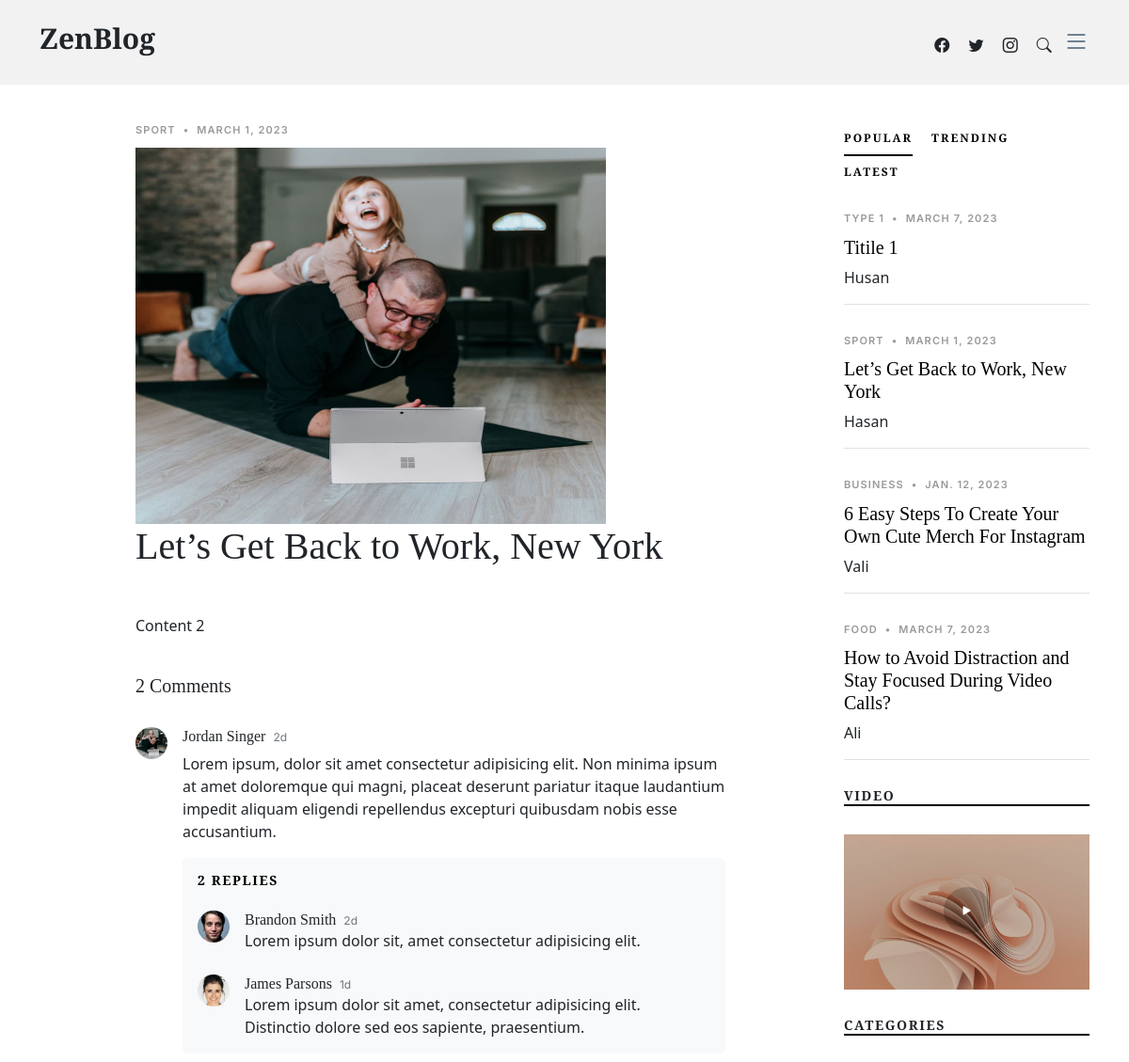
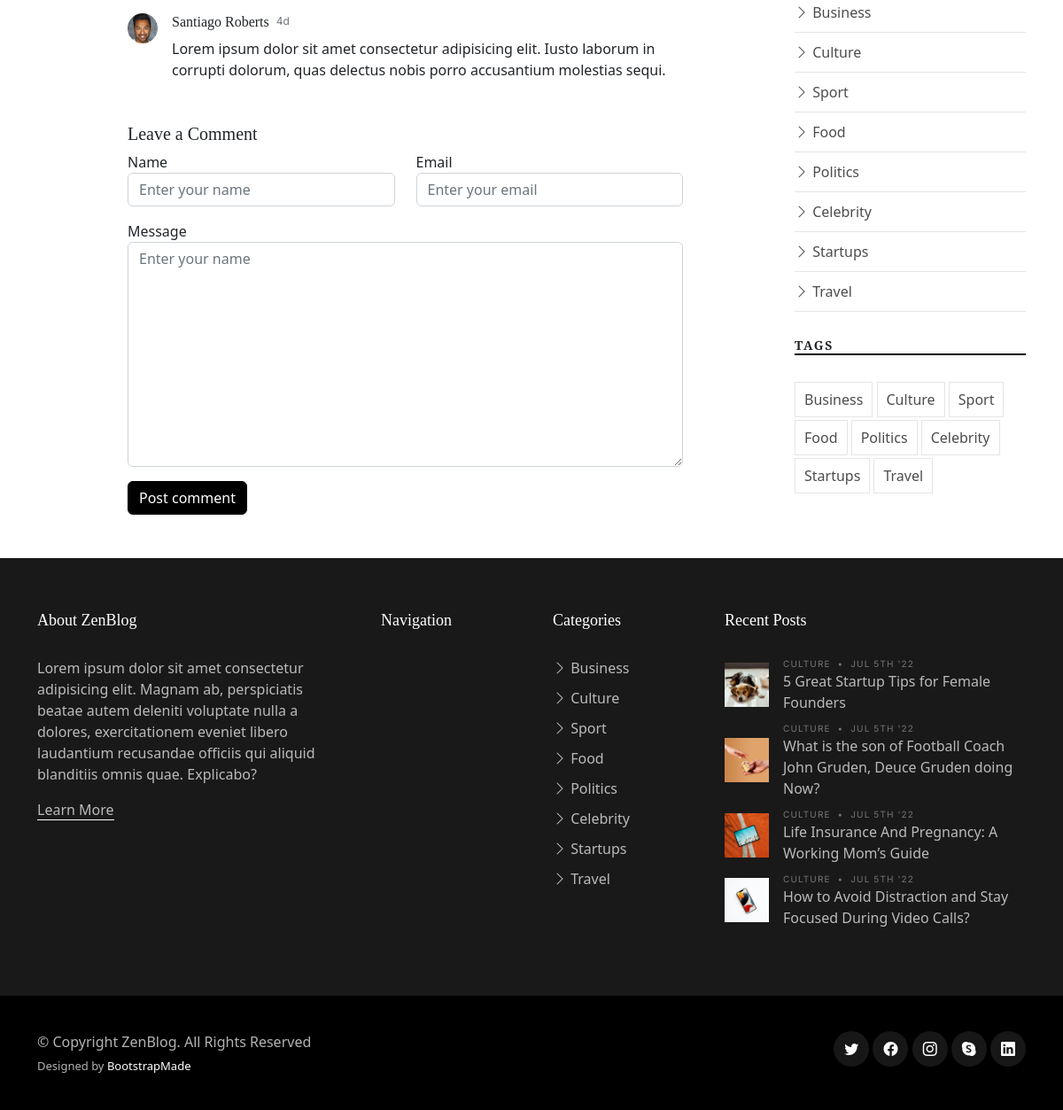
Page /single-post/2 on the committed database (2 pictures, top to bottom).
### main/models.py (models this page shows, shortened)
class Blog(models.Model):
    title = models.CharField(max_length=100)
    type = models.CharField(max_length=100)
    date = models.DateField(default=datetime.date.today())
    img = models.ImageField()
    content = models.TextField()
    author = models.CharField(max_length=100, default='')

### main/views.py (the view)
# urls.py: path('single-post/<int:pk>', singlepost, name='singlepost')
def singlepost(request, pk):
    blogs = Blog.objects.all()
    oneblog = Blog.objects.get(pk=pk)
    context = {
        'oneblog': oneblog,
        'blogs': blogs
    }
    return render(request, 'main/single-post.html', context)

### main/templates/main/single-post.html (shortened to what this page needs)
{% extends 'main/base.html' %}
{% block content %}
<main id="main">
    <section class="single-post-content">
      <div class="container">
        <div class="row">
          <div class="col-md-9 post-content" data-aos="fade-up">
            <div class="single-post">
              <div class="post-meta"><span class="date">{{oneblog.type}}</span> <span class="mx-1">&bullet;</span> <span>{{oneblog.date}}</span></div>
              <img src="{{oneblog.img.url}}" width="500" height="400">
              <h1 class="mb-5">{{oneblog.title}}</h1>
              <p>{{oneblog.content}}</p>
            </div>
            <div class="comments">
              <h5 class="comment-title py-4">2 Comments</h5>
              <div class="comment d-flex mb-4">
                <div class="flex-shrink-0">
                  <div class="avatar avatar-sm rounded-circle">
                    <img class="avatar-img img-fluid" src="{{oneblog.img.url}}" alt="" >
                  </div>
                </div>
                <div class="flex-grow-1 ms-2 ms-sm-3">
                  <div class="comment-meta d-flex align-items-baseline">
                    <h6 class="me-2">Jordan Singer</h6>
                    <span class="text-muted">2d</span>
                  </div>
                  <div class="comment-body">
                    Lorem ipsum, dolor sit amet consectetur adipisicing elit. Non minima ipsum at amet doloremque qui magni, placeat deserunt pariatur itaque laudantium impedit aliquam eligendi repellendus excepturi quibusdam nobis esse accusantium.
                  </div>
                  <div class="comment-replies bg-light p-3 mt-3 rounded">
                    <h6 class="comment-replies-title mb-4 text-muted text-uppercase">2 replies</h6>
                    <div class="reply d-flex mb-4">
                      <div class="flex-shrink-0">
                        <div class="avatar avatar-sm rounded-circle">
                          <img class="avatar-img" src="assets/img/person-4.jpg" alt="" class="img-fluid">
                        </div>
                      </div>
                      <div class="flex-grow-1 ms-2 ms-sm-3">
                        <div class="reply-meta d-flex align-items-baseline">
                          <h6 class="mb-0 me-2">Brandon Smith</h6>
                          <span class="text-muted">2d</span>
                        </div>
                        <div class="reply-body">
                          Lorem ipsum dolor sit, amet consectetur adipisicing elit.
                        </div>
                      </div>
                    </div>
                    <div class="reply d-flex">
                      <div class="flex-shrink-0">
                        <div class="avatar avatar-sm rounded-circle">
                          <img class="avatar-img" src="assets/img/person-3.jpg" alt="" class="img-fluid">
                        </div>
                      </div>
                      <div class="flex-grow-1 ms-2 ms-sm-3">
                        <div class="reply-meta d-flex align-items-baseline">
                          <h6 class="mb-0 me-2">James Parsons</h6>
                          <span class="text-muted">1d</span>
                        </div>
                        <div class="reply-body">
                          Lorem ipsum dolor sit amet, consectetur adipisicing elit. Distinctio dolore sed eos sapiente, praesentium.
                        </div>
                      </div>
                    </div>
                  </div>
                </div>
              </div>
              <div class="comment d-flex">
                <div class="flex-shrink-0">
                  <div class="avatar avatar-sm rounded-circle">
                    <img class="avatar-img" src="assets/img/person-2.jpg" alt="" class="img-fluid">
                  </div>
                </div>
                <div class="flex-shrink-1 ms-2 ms-sm-3">
                  <div class="comment-meta d-flex">
                    <h6 class="me-2">Santiago Roberts</h6>
                    <span class="text-muted">4d</span>
                  </div>
                  <div class="comment-body">
                    Lorem ipsum dolor sit amet consectetur adipisicing elit. Iusto laborum in corrupti dolorum, quas delectus nobis porro accusantium molestias sequi.
                  </div>
                </div>
              </div>
            </div>
            <div class="row justify-content-center mt-5">
              <div class="col-lg-12">
                <h5 class="comment-title">Leave a Comment</h5>
                <div class="row">
                  <div class="col-lg-6 mb-3">
                    <label for="comment-name">Name</label>
                    <input type="text" class="form-control" id="comment-name" placeholder="Enter your name">
                  </div>
                  <div class="col-lg-6 mb-3">
                    <label for="comment-email">Email</label>
                    <input type="text" class="form-control" id="comment-email" placeholder="Enter your email">
                  </div>
                  <div class="col-12 mb-3">
                    <label for="comment-message">Message</label>
                    <textarea class="form-control" id="comment-message" placeholder="Enter your name" cols="30" rows="10"></textarea>
                  </div>
                  <div class="col-12">
                    <input type="submit" class="btn btn-primary" value="Post comment">
                  </div>
                </div>
              </div>
            </div>
          </div>
          <div class="col-md-3">
            <div class="aside-block">
              <ul class="nav nav-pills custom-tab-nav mb-4" id="pills-tab" role="tablist">
                <li class="nav-item" role="presentation">
                  <button class="nav-link active" id="pills-popular-tab" data-bs-toggle="pill" data-bs-target="#pills-popular" type="button" role="tab" aria-controls="pills-popular" aria-selected="true">Popular</button>
                </li>
                <li class="nav-item" role="presentation">
                  <button class="nav-link" id="pills-trending-tab" data-bs-toggle="pill" data-bs-target="#pills-trending" type="button" role="tab" aria-controls="pills-trending" aria-selected="false">Trending</button>
                </li>
                <li class="nav-item" role="presentation">
                  <button class="nav-link" id="pills-latest-tab" data-bs-toggle="pill" data-bs-target="#pills-latest" type="button" role="tab" aria-controls="pills-latest" aria-selected="false">Latest</button>
                </li>
              </ul>
              <div class="tab-content" id="pills-tabContent">
                <div class="tab-pane fade show active" id="pills-popular" role="tabpanel" aria-labelledby="pills-popular-tab">
                  {% for i in blogs %}
                  <div class="post-entry-1 border-bottom">
                    <div class="post-meta"><span class="date">{{i.type}}</span> <span class="mx-1">&bullet;</span> <span>{{i.date}}</span></div>
                    <h2 class="mb-2"><a href="{% url 'singlepost' i.id %}">{{i.title}}</a></h2>
                    <span class="author mb-3 d-block">{{i.author}}</span>
                  </div>
                  {% endfor %}
                </div>
              </div>
            </div>
            <div class="aside-block">
              <h3 class="aside-title">Video</h3>
              <div class="video-post">
                <a href="https://www.youtube.com/watch?v=AiFfDjmd0jU" class="glightbox link-video">
                  <span class="bi-play-fill"></span>
                  <img src="assets/img/post-landscape-5.jpg" alt="" class="img-fluid">
                </a>
              </div>
            </div>
            <div class="aside-block">
              <h3 class="aside-title">Categories</h3>
              <ul class="aside-links list-unstyled">
                <li><a href="category.html"><i class="bi bi-chevron-right"></i> Business</a></li>
                <li><a href="category.html"><i class="bi bi-chevron-right"></i> Culture</a></li>
                <li><a href="category.html"><i class="bi bi-chevron-right"></i> Sport</a></li>
                <li><a href="category.html"><i class="bi bi-chevron-right"></i> Food</a></li>
                <li><a href="category.html"><i class="bi bi-chevron-right"></i> Politics</a></li>
                <li><a href="category.html"><i class="bi bi-chevron-right"></i> Celebrity</a></li>
                <li><a href="category.html"><i class="bi bi-chevron-right"></i> Startups</a></li>
                <li><a href="category.html"><i class="bi bi-chevron-right"></i> Travel</a></li>
              </ul>
            </div>
            <div class="aside-block">
              <h3 class="aside-title">Tags</h3>
              <ul class="aside-tags list-unstyled">
                <li><a href="category.html">Business</a></li>
                <li><a href="category.html">Culture</a></li>
                <li><a href="category.html">Sport</a></li>
                <li><a href="category.html">Food</a></li>
                <li><a href="category.html">Politics</a></li>
                <li><a href="category.html">Celebrity</a></li>
                <li><a href="category.html">Startups</a></li>
                <li><a href="category.html">Travel</a></li>
              </ul>
            </div>
          </div>
        </div>
      </div>
    </section>
  </main>
{% endblock %}

### main/static/main/assets/css/variables.css (style rules this page uses)
:root { --font-default: 'EB Garamond', system-ui, -apple-system, "Segoe UI", Roboto, "Helvetica Neue", Arial, "Noto Sans", "Liberation Sans", sans-serif, "Apple Color Emoji", "Segoe UI Emoji", "Segoe UI Symbol", "Noto Color Emoji"; --font-primary: 'EB Garamond', serif; --font-secondary: 'Inter', sans-serif; --color-default: #212529; --color-default-rgb: 33, 37, 41; --color-links: #212529; --color-links-hover: #15171a; --color-primary: #212529; --color-primary-light: #26282c; --color-primary-dark: #0b0c0e; --color-primary-rgb: 33, 37, 41; --color-primary-light-rgb: 38, 40, 44; --color-primary-dark-rgb: 11, 12, 14; --color-secondary: #596d80; --color-secondary-light: #8498aa; --color-secondary-dark: #404f5c; --color-secondary-rgb: 89, 109, 128; --color-secondary-light-rgb: 132, 152, 170; --color-secondary-dark-rgb: 64, 79, 92; --color-blue: #0d6efd; --color-blue-rgb: 13, 110, 253; --color-indigo: #6610f2; --color-indigo-rgb: 102, 16, 242; --color-purple: #6f42c1; --color-purple-rgb: 111, 66, 193; --color-pink: #f3268c; --color-pink-rgb: 243, 38, 140; --color-red: #df1529; --color-red-rgb: 223, 21, 4; --color-orange: #fd7e14; --color-orange-rgb: 253, 126, 20; --color-yellow: #ffc107; --color-yellow-rgb: 255, 193, 7; --color-green: #059652; --color-green-rgb: 5, 150, 82; --color-teal: #20c997; --color-teal-rgb: 32, 201, 151; --color-cyan: #0dcaf0; --color-cyan-rgb: 13, 202, 240; --color-white: #ffffff; --color-white-rgb: 255, 255, 255; --color-gray: #6c757d; --color-gray-rgb: 108, 117, 125; --color-black: #000000; --color-black-rgb: 0, 0, 0; }
:root { --bs-blue: var(--color-blue); --bs-indigo: var(--color-indigo); --bs-purple: var(--color-purple); --bs-pink: var(--color-pink); --bs-red: var(--color-red); --bs-orange: var(--color-orange); --bs-yellow: var(--color-yellow); --bs-green: var(--color-green); --bs-teal: var(--color-teal); --bs-cyan: var(--color-cyan); --bs-white: var(--color-white); --bs-gray: var(--color-gray); --bs-gray-dark: #343a40; --bs-gray-100: #f8f9fa; --bs-gray-200: #e9ecef; --bs-gray-300: #dee2e6; --bs-gray-400: #ced4da; --bs-gray-500: #adb5bd; --bs-gray-600: #6c757d; --bs-gray-700: #495057; --bs-gray-800: #343a40; --bs-gray-900: #212529; --bs-primary: var(--color-blue); --bs-secondary: var(--color-blue); --bs-success: #198754; --bs-info: #0dcaf0; --bs-warning: #ffc107; --bs-danger: #dc3545; --bs-light: #f8f9fa; --bs-dark: #212529; --bs-primary-rgb: var(--color-primary-rgb); --bs-secondary-rgb: var(--color-secondary-rgb); --bs-success-rgb: 25, 135, 84; --bs-info-rgb: 13, 202, 240; --bs-warning-rgb: 255, 193, 7; --bs-danger-rgb: 220, 53, 69; --bs-light-rgb: 248, 249, 250; --bs-dark-rgb: 33, 37, 41; --bs-white-rgb: var(--color-white-rgb); --bs-black-rgb: var(--color-black-rgb); --bs-body-color-rgb: var(--color-default-rgb); --bs-body-bg-rgb: 255, 255, 255; --bs-font-sans-serif: var(--font-default); --bs-font-monospace: SFMono-Regular, Menlo, Monaco, Consolas, "Liberation Mono", "Courier New", monospace; --bs-gradient: linear-gradient(180deg, rgba(255, 255, 255, 0.15), rgba(255, 255, 255, 0)); --bs-body-font-family: var(--font-default); --bs-body-font-size: 1rem; --bs-body-font-weight: 400; --bs-body-line-height: 1.5; --bs-body-color: var(--color-default); --bs-body-bg: #fff; }

### rows in the picture
Blog: type "SPORT", date "MARCH 1, 2023", img (picture), title "Let’s Get Back to Work, New York", content "Content 2", author "Hasan"
Blog: type "TYPE 1", date "MARCH 7, 2023", title "Titile 1", author "Husan"
Blog: type "BUSINESS", date "JAN. 12, 2023", title "6 Easy Steps To Create Your Own Cute Merch For Instagram", author "Vali"
Blog: type "FOOD", date "MARCH 7, 2023", title "How to Avoid Distraction and Stay Focused During Video Calls?", author "Ali"
